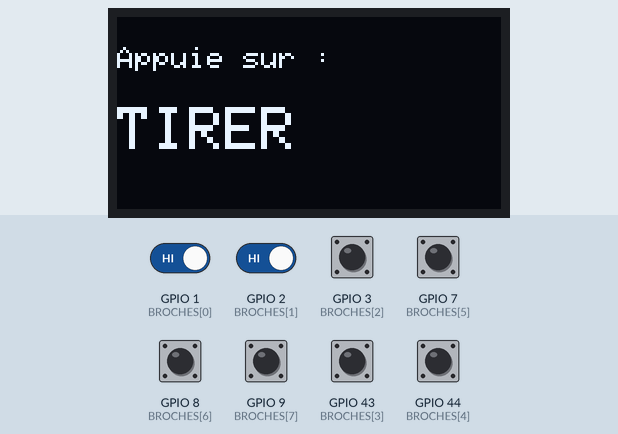
Simulated run of this sketch. Board: ESP32. Parts: 128×64 one-colour display. The test bench sets the inputs (shaded band); at power-on: GPIO 1 (BROCHES[0]), GPIO 2 (BROCHES[1]), GPIO 3 (BROCHES[2]), GPIO 7 (BROCHES[5]), GPIO 8 (BROCHES[6]), GPIO 9 (BROCHES[7]), GPIO 43 (BROCHES[3]), GPIO 44 (BROCHES[4]) HIGH. Random numbers use the default seed unless the sketch sets one.

Above: at 0.8 s.
0.9 s: GPIO 1 (BROCHES[0]) driven LOW
At 1.8 s:
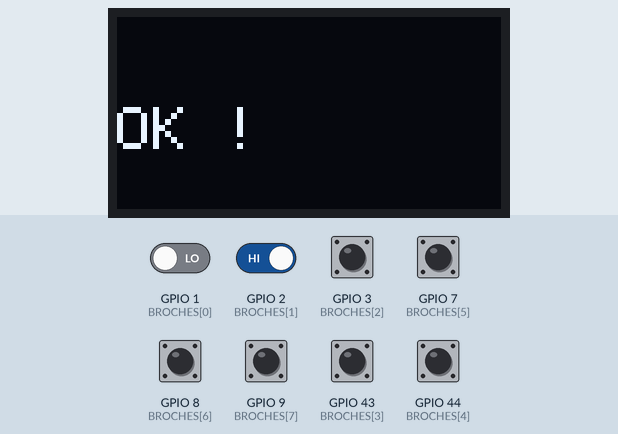
2.4 s: GPIO 1 (BROCHES[0]) driven HIGH
At 3.3 s:
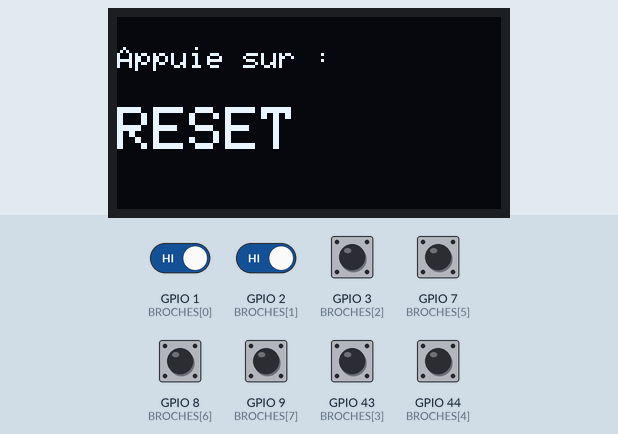
Timing chart, 0 to 3.7 s (numbered marks = the images above; inputs shaded):
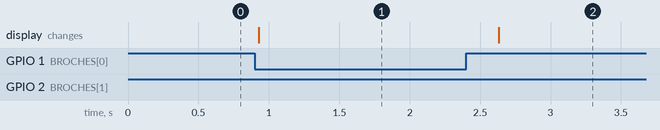

The sketch:

jeu_multi.ino
```cpp
#include <esp_now.h>
#include <WiFi.h>
#include <Wire.h>
#include <Adafruit_GFX.h>
#include <Adafruit_SSD1306.h>

Adafruit_SSD1306 display(128, 64, &Wire, -1);

// --- GESTION MATÉRIELLE ---
const uint8_t BROCHES[] = {D0, D1, D2, D6, D7, D8, D9, D10};
const int NB = sizeof(BROCHES);

struct Bouton { int8_t sortie; int8_t entree; };
Bouton btnTirer;
Bouton btnReset;

bool baseG[8];
bool base[8][8];

bool versGnd(int i) {
  pinMode(BROCHES[i], INPUT_PULLUP);
  delayMicroseconds(50);
  bool r = (digitalRead(BROCHES[i]) == LOW);
  pinMode(BROCHES[i], INPUT);
  return r;
}

bool relie(int sortie, int entree) {
  pinMode(BROCHES[sortie], OUTPUT);
  digitalWrite(BROCHES[sortie], LOW);
  pinMode(BROCHES[entree], INPUT_PULLUP);
  delayMicroseconds(50);
  bool r = (digitalRead(BROCHES[entree]) == LOW);
  pinMode(BROCHES[sortie], INPUT);
  pinMode(BROCHES[entree], INPUT);
  return r;
}

bool appuye(const Bouton &b) {
  if (b.sortie < 0) return versGnd(b.entree);
  return relie(b.sortie, b.entree);
}

bool cherche(Bouton &res) {
  for (int i = 0; i < NB; i++) {
    if (!baseG[i] && versGnd(i)) {
      res = {-1, (int8_t)i}; return true;
    }
  }
  for (int o = 0; o < NB; o++) {
    for (int i = 0; i < NB; i++) {
      if (o != i && !base[o][i] && relie(o, i)) {
        res = {(int8_t)o, (int8_t)i}; return true;
      }
    }
  }
  return false;
}

void calibrerBouton(const char* nom, Bouton &b) {
  display.clearDisplay();
  display.setTextColor(SSD1306_WHITE);
  display.setTextSize(1);
  display.setCursor(0, 10); display.print("Appuie sur :");
  display.setTextSize(2);
  display.setCursor(0, 30); display.print(nom);
  display.display();

  while (!cherche(b)) delay(10);

  display.clearDisplay();
  display.setCursor(0, 30); display.print("OK !");
  display.display();

  Bouton tmp;
  delay(200);
  while (cherche(tmp)) delay(10);
  delay(200);
}

// --- MULTIJOUEUR ---
uint8_t broadcastAddress[] = {0xFF, 0xFF, 0xFF, 0xFF, 0xFF, 0xFF};

uint32_t myId;
uint16_t gameId = 0;

int myScore = 0;
int opponentScore = 0;
int scoreLimit = 25;
bool gameOver = false;

// Variables pour l'anti-rebond
bool lastBtnTirer = false;
bool lastBtnReset = false;
unsigned long lastTirerTime = 0;
unsigned long lastResetTime = 0;
const unsigned long debounceDelay = 50; // 50 ms

typedef struct struct_message {
  uint32_t id;
  uint16_t gameId;
  int clicks;
  bool reset;
} struct_message;

struct_message myData;
esp_now_peer_info_t peerInfo;

void OnDataRecv(const uint8_t * mac, const uint8_t *incomingData, int len) {
  struct_message incomingMessage;
  memcpy(&incomingMessage, incomingData, sizeof(incomingMessage));

  // Rejet de ses propres messages
  if (incomingMessage.id == myId) {
    return;
  }

  if (incomingMessage.reset) {
    myScore = 0;
    opponentScore = 0;
    gameOver = false;
    gameId = incomingMessage.gameId; // Synchro sur le nouvel ID de partie
  } else {
    // Rejet des paquets retardataires de la partie précédente
    if (incomingMessage.gameId == gameId) {
      opponentScore = incomingMessage.clicks;
    }
  }
}

void setup() {
  Wire.begin();
  display.begin(SSD1306_SWITCHCAPVCC, 0x3C);

  for (int i = 0; i < NB; i++) baseG[i] = versGnd(i);
  for (int o = 0; o < NB; o++) {
    for (int i = 0; i < NB; i++) base[o][i] = (o != i) && relie(o, i);
  }

  calibrerBouton("TIRER", btnTirer);
  calibrerBouton("RESET", btnReset);

  myId = esp_random();
  myData.id = myId;

  WiFi.mode(WIFI_STA);
  if (esp_now_init() == ESP_OK) {
    esp_now_register_recv_cb(esp_now_recv_cb_t(OnDataRecv));
    memcpy(peerInfo.peer_addr, broadcastAddress, 6);
    peerInfo.channel = 0;
    peerInfo.encrypt = false;
    esp_now_add_peer(&peerInfo);
  }
}

void loop() {
  bool currentTirer = appuye(btnTirer);
  bool currentReset = appuye(btnReset);
  unsigned long currentTime = millis();

  if (currentTirer && !lastBtnTirer && (currentTime - lastTirerTime > debounceDelay)) {
    lastTirerTime = currentTime;
    if (!gameOver) {
      myScore++;
      myData.clicks = myScore;
      myData.reset = false;
      myData.gameId = gameId;
      esp_now_send(broadcastAddress, (uint8_t *) &myData, sizeof(myData));
    }
  }
  lastBtnTirer = currentTirer;

  if (currentReset && !lastBtnReset && (currentTime - lastResetTime > debounceDelay)) {
    lastResetTime = currentTime;

    gameId++; // Changement d'ID pour invalider les anciens paquets
    myScore = 0;
    opponentScore = 0;
    gameOver = false;

    myData.clicks = 0;
    myData.reset = true;
    myData.gameId = gameId;
    esp_now_send(broadcastAddress, (uint8_t *) &myData, sizeof(myData));
  }
  lastBtnReset = currentReset;

  int diff = myScore - opponentScore;
  if (diff >= scoreLimit) gameOver = true;
  else if (diff <= -scoreLimit) gameOver = true;

  // --- INTERFACE GRAPHIQUE ---
  display.clearDisplay();

  if (gameOver) {
    display.setTextSize(2);
    int16_t x, y; uint16_t w, h;
    const char* msg = (diff >= scoreLimit) ? "VICTOIRE" : "DEFAITE";
    display.getTextBounds(msg, 0, 0, &x, &y, &w, &h);
    display.setCursor((128 - w) / 2, 20);
    display.print(msg);

    display.setTextSize(1);
    const char* subMsg = "RESET pour rejouer";
    display.getTextBounds(subMsg, 0, 0, &x, &y, &w, &h);
    display.setCursor((128 - w) / 2, 45);
    display.print(subMsg);
  } else {
    display.setTextSize(1);
    display.setCursor(14, 0);
    display.print("--- MULTIJOUEUR ---");

    display.setCursor(5, 20); display.print("Adv");
    display.setCursor(105, 20); display.print("Toi");

    display.drawLine(15, 35, 113, 35, SSD1306_WHITE);
    display.drawLine(15, 36, 113, 36, SSD1306_WHITE);

    display.drawLine(64, 28, 64, 44, SSD1306_WHITE);

    int cursorX = map(diff, -scoreLimit, scoreLimit, 15, 113);
    cursorX = constrain(cursorX, 15, 113);

    display.fillRect(cursorX - 4, 31, 9, 12, SSD1306_WHITE);
    display.fillRect(cursorX - 2, 33, 5, 8, SSD1306_BLACK);

    display.setCursor(0, 56);
    display.print("Force: ");
    display.print(abs(diff));
  }

  display.display();
  delay(10);
}
```

Measured:
- after the input at 0.9 s, the display: changes at once (image 1)
- after the input at 2.4 s, the display: changes after 0.23 s (image 2)
